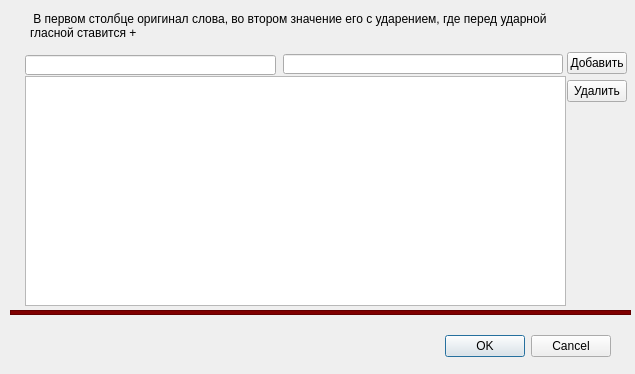
<?xml version="1.0" encoding="UTF-8"?>
<ui version="4.0">
 <class>config</class>
 <widget class="QDialog" name="config">
  <property name="geometry">
   <rect>
    <x>0</x>
    <y>0</y>
    <width>635</width>
    <height>374</height>
   </rect>
  </property>
  <property name="windowTitle">
   <string>Словарь и языки</string>
  </property>
  <property name="windowIcon">
   <iconset resource="ico.qrc">
    <normaloff>:/ico/configure.png</normaloff>:/ico/configure.png</iconset>
  </property>
  <widget class="QDialogButtonBox" name="buttonBox">
   <property name="geometry">
    <rect>
     <x>270</x>
     <y>330</y>
     <width>341</width>
     <height>32</height>
    </rect>
   </property>
   <property name="orientation">
    <enum>Qt::Horizontal</enum>
   </property>
   <property name="standardButtons">
    <set>QDialogButtonBox::Cancel|QDialogButtonBox::Ok</set>
   </property>
  </widget>
  <widget class="QTableView" name="slovar">
   <property name="geometry">
    <rect>
     <x>25</x>
     <y>76</y>
     <width>541</width>
     <height>230</height>
    </rect>
   </property>
  </widget>
  <widget class="QLabel" name="label">
   <property name="geometry">
    <rect>
     <x>30</x>
     <y>10</y>
     <width>541</width>
     <height>31</height>
    </rect>
   </property>
   <property name="text">
    <string> В первом столбце оригинал слова, во втором значение его с ударением, где перед ударной
гласной ставится +</string>
   </property>
  </widget>
  <widget class="QLineEdit" name="orig">
   <property name="geometry">
    <rect>
     <x>25</x>
     <y>55</y>
     <width>251</width>
     <height>20</height>
    </rect>
   </property>
   <property name="toolTip">
    <string>&lt;!DOCTYPE HTML PUBLIC &quot;-//W3C//DTD HTML 4.0//EN&quot; &quot;http://www.w3.org/TR/REC-html40/strict.dtd&quot;&gt;
&lt;html&gt;&lt;head&gt;&lt;meta name=&quot;qrichtext&quot; content=&quot;1&quot; /&gt;&lt;style type=&quot;text/css&quot;&gt;
p, li { white-space: pre-wrap; }
&lt;/style&gt;&lt;/head&gt;&lt;body style=&quot; font-family:'Sans Serif'; font-size:9pt; font-weight:400; font-style:normal;&quot;&gt;
&lt;table style=&quot;-qt-table-type: root; margin-top:4px; margin-bottom:4px; margin-left:4px; margin-right:4px;&quot;&gt;
&lt;tr&gt;
&lt;td style=&quot;border: none;&quot;&gt;
&lt;p style=&quot; margin-top:0px; margin-bottom:0px; margin-left:0px; margin-right:0px; -qt-block-indent:0; text-indent:0px;&quot;&gt;&lt;span style=&quot; font-size:8pt;&quot;&gt;Ориг&lt;/span&gt;&lt;span style=&quot; font-size:8pt;&quot;&gt;инал&lt;/span&gt;&lt;/p&gt;&lt;/td&gt;&lt;/tr&gt;&lt;/table&gt;&lt;/body&gt;&lt;/html&gt;</string>
   </property>
  </widget>
  <widget class="QLineEdit" name="udar">
   <property name="geometry">
    <rect>
     <x>283</x>
     <y>54</y>
     <width>280</width>
     <height>20</height>
    </rect>
   </property>
   <property name="toolTip">
    <string>&lt;!DOCTYPE HTML PUBLIC &quot;-//W3C//DTD HTML 4.0//EN&quot; &quot;http://www.w3.org/TR/REC-html40/strict.dtd&quot;&gt;
&lt;html&gt;&lt;head&gt;&lt;meta name=&quot;qrichtext&quot; content=&quot;1&quot; /&gt;&lt;style type=&quot;text/css&quot;&gt;
p, li { white-space: pre-wrap; }
&lt;/style&gt;&lt;/head&gt;&lt;body style=&quot; font-family:'Sans Serif'; font-size:9pt; font-weight:400; font-style:normal;&quot;&gt;
&lt;table style=&quot;-qt-table-type: root; margin-top:4px; margin-bottom:4px; margin-left:4px; margin-right:4px;&quot;&gt;
&lt;tr&gt;
&lt;td style=&quot;border: none;&quot;&gt;
&lt;p style=&quot; margin-top:0px; margin-bottom:0px; margin-left:0px; margin-right:0px; -qt-block-indent:0; text-indent:0px;&quot;&gt;&lt;span style=&quot; font-size:8pt;&quot;&gt;Замена с ударением&lt;/span&gt;&lt;/p&gt;&lt;/td&gt;&lt;/tr&gt;&lt;/table&gt;&lt;/body&gt;&lt;/html&gt;</string>
   </property>
  </widget>
  <widget class="QToolButton" name="insdic">
   <property name="geometry">
    <rect>
     <x>567</x>
     <y>52</y>
     <width>60</width>
     <height>22</height>
    </rect>
   </property>
   <property name="toolTip">
    <string>Добавить словарную статью</string>
   </property>
   <property name="inputMethodHints">
    <set>Qt::ImhNone</set>
   </property>
   <property name="text">
    <string>Добавить</string>
   </property>
  </widget>
  <widget class="QToolButton" name="deldic">
   <property name="geometry">
    <rect>
     <x>567</x>
     <y>80</y>
     <width>60</width>
     <height>22</height>
    </rect>
   </property>
   <property name="toolTip">
    <string>&lt;!DOCTYPE HTML PUBLIC &quot;-//W3C//DTD HTML 4.0//EN&quot; &quot;http://www.w3.org/TR/REC-html40/strict.dtd&quot;&gt;
&lt;html&gt;&lt;head&gt;&lt;meta name=&quot;qrichtext&quot; content=&quot;1&quot; /&gt;&lt;style type=&quot;text/css&quot;&gt;
p, li { white-space: pre-wrap; }
&lt;/style&gt;&lt;/head&gt;&lt;body style=&quot; font-family:'Sans Serif'; font-size:9pt; font-weight:400; font-style:normal;&quot;&gt;
&lt;table style=&quot;-qt-table-type: root; margin-top:4px; margin-bottom:4px; margin-left:4px; margin-right:4px;&quot;&gt;
&lt;tr&gt;
&lt;td style=&quot;border: none;&quot;&gt;
&lt;p style=&quot; margin-top:0px; margin-bottom:0px; margin-left:0px; margin-right:0px; -qt-block-indent:0; text-indent:0px;&quot;&gt;&lt;span style=&quot; font-size:8pt; color:#000000;&quot;&gt;Удалить отмеченную&lt;/span&gt;&lt;/p&gt;
&lt;p style=&quot; margin-top:0px; margin-bottom:0px; margin-left:0px; margin-right:0px; -qt-block-indent:0; text-indent:0px;&quot;&gt;&lt;span style=&quot; font-size:8pt; color:#000000;&quot;&gt;словарную статью&lt;/span&gt;&lt;/p&gt;&lt;/td&gt;&lt;/tr&gt;&lt;/table&gt;&lt;/body&gt;&lt;/html&gt;</string>
   </property>
   <property name="text">
    <string>Удалить</string>
   </property>
  </widget>
  <widget class="QFrame" name="frame">
   <property name="geometry">
    <rect>
     <x>10</x>
     <y>310</y>
     <width>621</width>
     <height>5</height>
    </rect>
   </property>
   <property name="styleSheet">
    <string notr="true">background-color: rgb(128, 0, 0);</string>
   </property>
   <property name="frameShape">
    <enum>QFrame::StyledPanel</enum>
   </property>
   <property name="frameShadow">
    <enum>QFrame::Sunken</enum>
   </property>
   <property name="lineWidth">
    <number>1</number>
   </property>
   <property name="midLineWidth">
    <number>2</number>
   </property>
  </widget>
 </widget>
 <resources>
  <include location="ico.qrc"/>
 </resources>
 <connections>
  <connection>
   <sender>buttonBox</sender>
   <signal>accepted()</signal>
   <receiver>config</receiver>
   <slot>accept()</slot>
   <hints>
    <hint type="sourcelabel">
     <x>248</x>
     <y>254</y>
    </hint>
    <hint type="destinationlabel">
     <x>157</x>
     <y>274</y>
    </hint>
   </hints>
  </connection>
  <connection>
   <sender>buttonBox</sender>
   <signal>rejected()</signal>
   <receiver>config</receiver>
   <slot>reject()</slot>
   <hints>
    <hint type="sourcelabel">
     <x>316</x>
     <y>260</y>
    </hint>
    <hint type="destinationlabel">
     <x>286</x>
     <y>274</y>
    </hint>
   </hints>
  </connection>
 </connections>
</ui>
